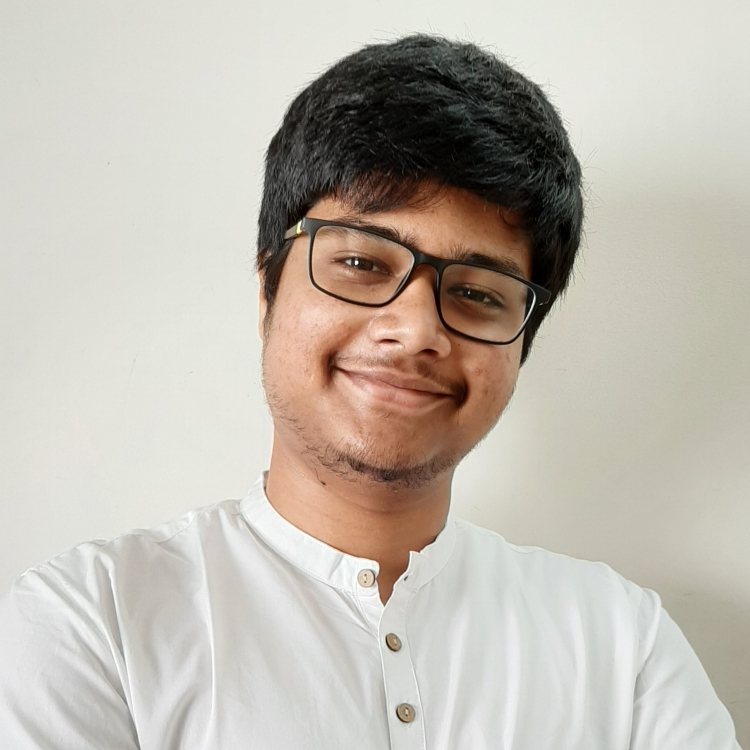
#> input picture images/Optimized-20191221_123814.jpg, 750 x 750 px, found by its file name
$ python main.py
#> lines starting #> are read from the running program, lines starting #| are printed output that depends on the picture; after the words box and inside, x2 and y2 are one past the last pixel; in counts of white or black regions, pixels touching at a corner belong together
### skin_detection.py
import cv2
import numpy as np
import pandas as pd
import matplotlib.pyplot as plt
from sklearn.cluster import KMeans

pd.options.mode.chained_assignment = None  # default='warn'

# main


def skin_detection(img_path):
    original = read_image(img_path)
#> in read_image, img_BGR is the input picture: shape (750, 750, 3); mean B, G, R 176.1, 185.8, 192.4
#> in read_image, `img_BGR = cv2.resize(img_BGR, (375, 500))`:
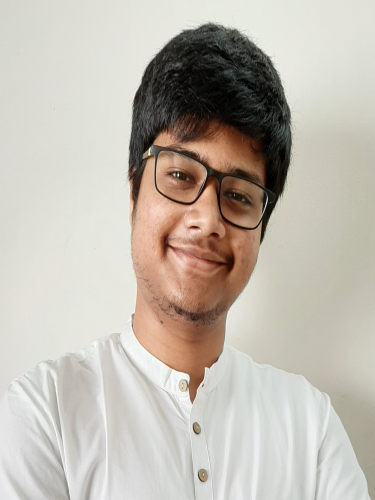
#> img_BGR: shape (500, 375, 3); mean B, G, R 176, 185.8, 192.4
    images = image_conversions(original)
    height, width = skin_predict(images)
    dframe, dframe_removed = dataframe(images)
    skin_cluster_row, skin_cluster_label = skin_cluster(dframe)
    cluster_label_mat = cluster_matrix(
        dframe, dframe_removed, skin_cluster_label, height, width)
    # display_all_images(images)
    final_segment(images, cluster_label_mat)
    return np.delete(skin_cluster_row, -1)

# display an image plus label and wait for key press to continue


# [6 lines left out: function display_image, not called in this run]

# segment using otsu binarization and thresholding


def thresholding(images):
    histogram, bin_edges = np.histogram(
        images["grayscale"].ravel(), 256, [0, 256])
#> histogram = 256 values, max 5616 at index 225, min 0 at index 0, mean 732.4; bin_edges = 257 values from 0 to 256
    Totsu, threshold_image_otsu = cv2.threshold(
        images["grayscale"], 0, 255, cv2.THRESH_BINARY_INV + cv2.THRESH_OTSU)
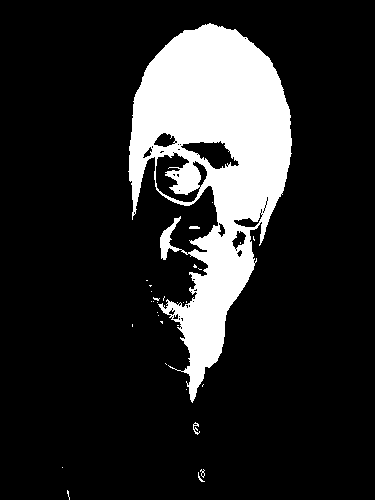
#> threshold_image_otsu: shape (500, 375); 16.1% white; 31 white regions (27 under 20 px), largest, box (x1, y1, x2, y2) and area: (128, 23, 292, 403) 29914, (193, 422, 200, 435) 39, (189, 226, 200, 229) 30, (198, 472, 205, 482) 20
#> Totsu = 136
    Tmax = np.where(histogram[:] == max(histogram[:]))[0][0]
#> Tmax = 225
    Tfinal = round((Tmax + Totsu)/2) if Tmax > 10 else round((Tmax + Totsu)/4)
#> Tfinal = 180

    plot_histogram(histogram, bin_edges, Totsu, Tmax, Tfinal)
#> in plot_histogram, `plt.show()`:
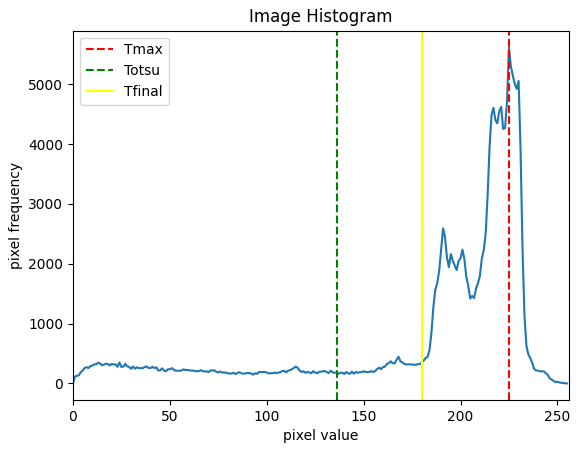
#> figure drawn by matplotlib, 1 panel; curve peaks at x = 225, y = 5616

    threshold_type = (cv2.THRESH_BINARY if Tmax <
                      220 else cv2.THRESH_BINARY_INV)
#> threshold_type = 1
    Tfinal, threshold_image = cv2.threshold(
        images["grayscale"], Tfinal, 255, threshold_type)
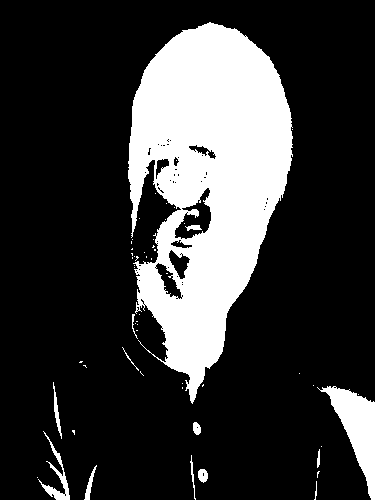
#> threshold_image: shape (500, 375); 22.2% white; 55 white regions (42 under 20 px), largest, box (x1, y1, x2, y2) and area: (128, 22, 293, 404) 37640, (317, 386, 375, 500) 2577, (38, 431, 70, 500) 477

    masked_img = cv2.bitwise_and(
        images["BGR"], images["BGR"], mask=threshold_image)
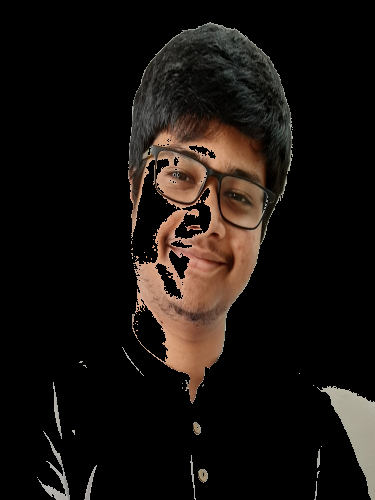
#> masked_img: shape (500, 375, 3); mean of channels 0, 1, 2 15.3, 18.8, 24.1; drawn as B, G, R
#> in skin_detection, `images = image_conversions(original)`: images = 5 items
    return masked_img

# Plot Histogram and Threshold values


def plot_histogram(histogram, bin_edges, Totsu, Tmax, Tfinal):
    plt.figure()
    plt.title("Image Histogram")
    plt.xlabel("pixel value")
    plt.ylabel("pixel frequency")
    plt.xlim([0, 256])
    plt.plot(bin_edges[0:-1], histogram)  # <- or here
    plt.axvline(x=Tmax, label="Tmax", color='red', linestyle="--")
    plt.axvline(x=Totsu, label="Totsu", color='green', linestyle="--")
    plt.axvline(x=Tfinal, label="Tfinal", color='yellow', linestyle="-")
    plt.legend()
    plt.show()

# Display all images


def display_all_images(images):
    for key, value in images.items():
        display_image(value, key)

# read in image into openCV


def read_image(dir):
    image_path = dir
    img_BGR = cv2.imread(image_path, 3)
    img_BGR = cv2.resize(img_BGR, (375, 500))
    return img_BGR

# Grayscle and Thresholding and HSV & YCrCb color space conversions


def image_conversions(img_BGR):
    images = {
        "BGR": img_BGR,
        "grayscale": cv2.cvtColor(img_BGR, cv2.COLOR_BGR2GRAY)
    }
    images["thresholded"] = thresholding(images)
    images["HSV"] = cv2.cvtColor(
        images["thresholded"], cv2.COLOR_BGR2HSV)
    images["YCrCb"] = cv2.cvtColor(
        images["thresholded"], cv2.COLOR_BGR2YCrCb)
    return images


# Predict skin pixels
def skin_predict(images):
    height, width = images["grayscale"].shape
#> height = 500; width = 375
    images["skin_predict"] = images["grayscale"]

    for i in range(height):
        for j in range(width):
            if((images["HSV"].item(i, j, 0) <= 170) and (140 <= images["YCrCb"].item(i, j, 1) <= 170) and (90 <= images["YCrCb"].item(i, j, 2) <= 120)):
                images["skin_predict"][i, j] = 255
            else:
                images["skin_predict"][i, j] = 0
#> after the loop, images = 6 items
#> in skin_detection, `height, width = skin_predict(images)`: height = 500; width = 375
#> in skin_detection, `dframe, dframe_removed = dataframe(images)`: dframe = table of 41374 rows and 4 columns; dframe_removed = table of 146126 rows and 4 columns
#> in skin_detection, `skin_cluster_row, skin_cluster_label = skin_cluster(dframe)`: skin_cluster_row = [[10.61, 153.6, 107.2, 255]]; skin_cluster_label = 0
    return height, width

# Contruction the dataframe for K-means clustering


def dataframe(images):
    dframe = pd.DataFrame()
    dframe['H'] = images["HSV"].reshape([-1, 3])[:, 0]

    # Getting the y-x coordintated
    # gray = cv2.cvtColor(images["thresholded"], cv2.COLOR_BGR2GRAY)
    # yx_coords = np.column_stack(np.where(gray >= 0))
    # dframe['Y'] = yx_coords[:, 0]
    # dframe['X'] = yx_coords[:, 1]

    dframe['Cr'] = images["YCrCb"].reshape([-1, 3])[:, 1]
    dframe['Cb'] = images["YCrCb"].reshape([-1, 3])[:, 2]
    dframe['I'] = images["skin_predict"].reshape(
        [1, images["skin_predict"].size])[0]

    # Remove Black pixels - which are already segmented
    dframe_removed = dframe[dframe['H'] == 0]
    dframe.drop(dframe[dframe['H'] == 0].index, inplace=True)
    return dframe, dframe_removed

# cluster skin pixels using K-means


def skin_cluster(dframe):
    # K-means
    kmeans = KMeans(
        init="random",
        n_clusters=3,
        n_init=5,
        max_iter=100,
        random_state=42
    )
    kmeans.fit(dframe)

    # Get the skin cluster label - which has the highest I value
    km_cc = kmeans.cluster_centers_
    skin_cluster_row = km_cc[km_cc[:, -1] == max(km_cc[:, -1]), :]
    skin_cluster_label = np.where(
        [np.allclose(row, skin_cluster_row) for row in km_cc])[0][0]

    # Add cluster-label column to the dataframe
    dframe['cluster'] = kmeans.labels_
    return skin_cluster_row, skin_cluster_label


# Append removed pixels to the dataframe and get cluster matrix
def cluster_matrix(dframe, dframe_removed, skin_cluster_label, height, width):
    dframe_removed['cluster'] = np.full((len(dframe_removed.index), 1), -1)
#> (the run stopped early here; a loop or call above may not have finished)
